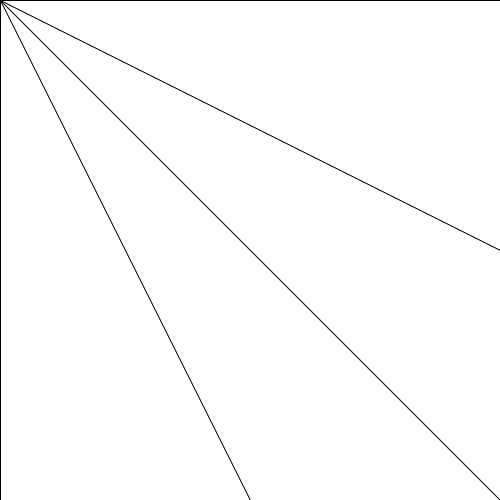
Frame 1 (no input)
Frame 60 (the mouse pressed at the canvas centre just before this capture): identical to frame 1, image omitted
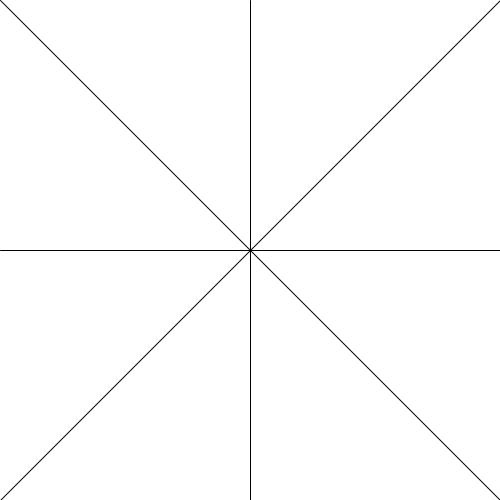
Frame 120 (the mouse held since frame 60 and released just before this capture)

The Processing sketch that drew these frames (run headless with seeded random() and noise(); from frame 60 on, the mouse is pressed at the canvas centre):

// Processing sketch: A2L
// ── A2L.pde

void setup(){
  size(500,500);
}

void draw(){
  background(255);
  line(mouseX, mouseY, 0, 0);
  line(mouseX, mouseY, width/2, 0);
  line(mouseX, mouseY, width, 0);
  line(mouseX, mouseY, width, height/2);
  line(mouseX, mouseY, width, height);
  line(mouseX, mouseY, width/2, height);
  line(mouseX, mouseY, 0, height);
  line(mouseX, mouseY, 0, height/2);
}
